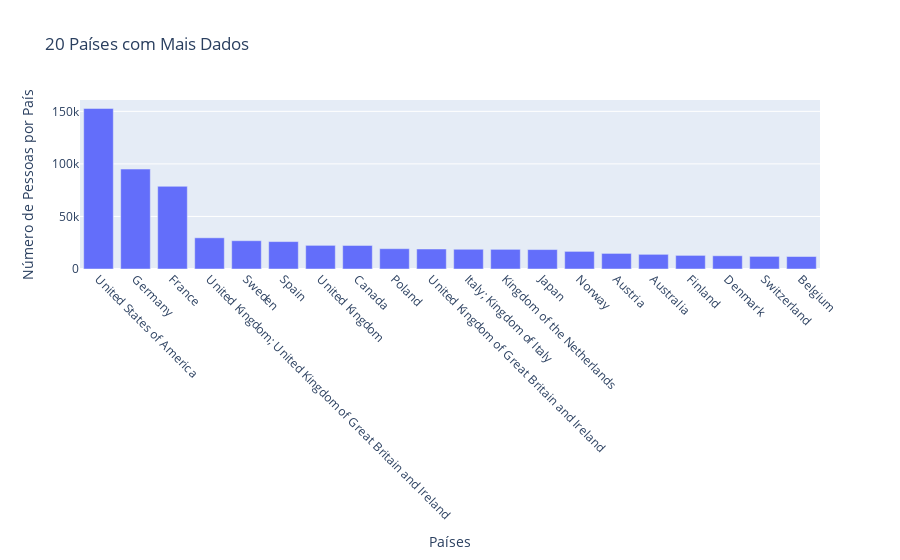

Notebook cell for this chart:
### Code cell
fig = px.bar(x=paises.index, y=paises.values,labels={'x': 'Países', 'y': 'Número de Pessoas por País'},
             title='20 Países com Mais Dados')

fig.update_xaxes(tickangle=45)

fig.show()

### Figure 1 — Plotly figure (JSON) as saved in the notebook; plotly's stock layout.template omitted (floating-point values rounded to 4 significant figures)
{"data": [{"alignmentgroup": "True", "hovertemplate": "Países=%{x}<br>Número de Pessoas por País=%{y}<extra></extra>", "legendgroup": "", "marker": {"color": "#636efa", "pattern": {"shape": ""}}, "name": "", "offsetgroup": "", "orientation": "v", "showlegend": false, "textposition": "auto", "type": "bar", "x": ["United States of America", "Germany", "France", "United Kingdom; United Kingdom of Great Britain and Ireland", "Sweden", "Spain", "United Kingdom", "Canada", "Poland", "United Kingdom of Great Britain and Ireland", "Italy; Kingdom of Italy", "Kingdom of the Netherlands", "Japan", "Norway", "Austria", "Australia", "Finland", "Denmark", "Switzerland", "Belgium"], "xaxis": "x", "y": [152761, 95081, 78666, 29684, 26915, 26084, 22498, 22386, 19323, 19026, 18781, 18710, 18490, 16762, 14834, 13957, 12945, 12591, 12010, 11891], "yaxis": "y"}], "layout": {"barmode": "relative", "legend": {"tracegroupgap": 0}, "title": {"text": "20 Países com Mais Dados"}, "xaxis": {"anchor": "y", "domain": [0, 1], "tickangle": 45, "title": {"text": "Países"}}, "yaxis": {"anchor": "x", "domain": [0, 1], "title": {"text": "Número de Pessoas por País"}}}}
